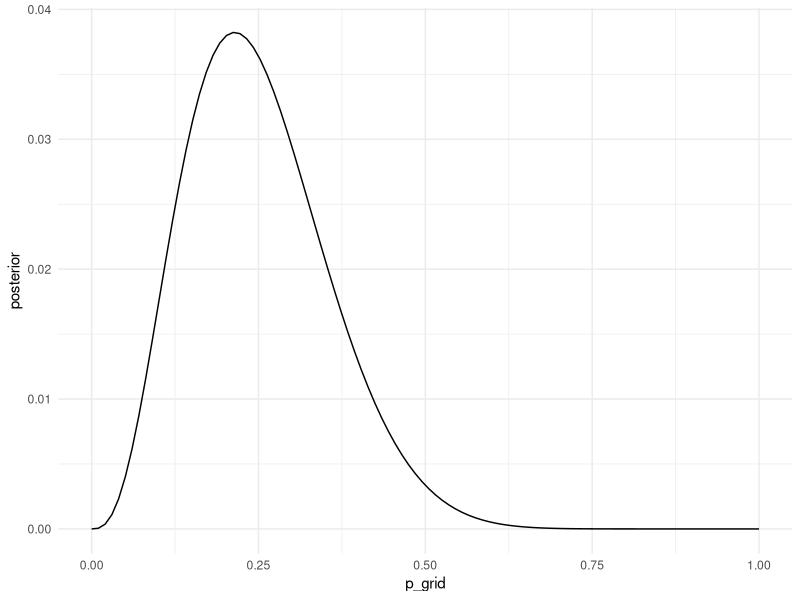
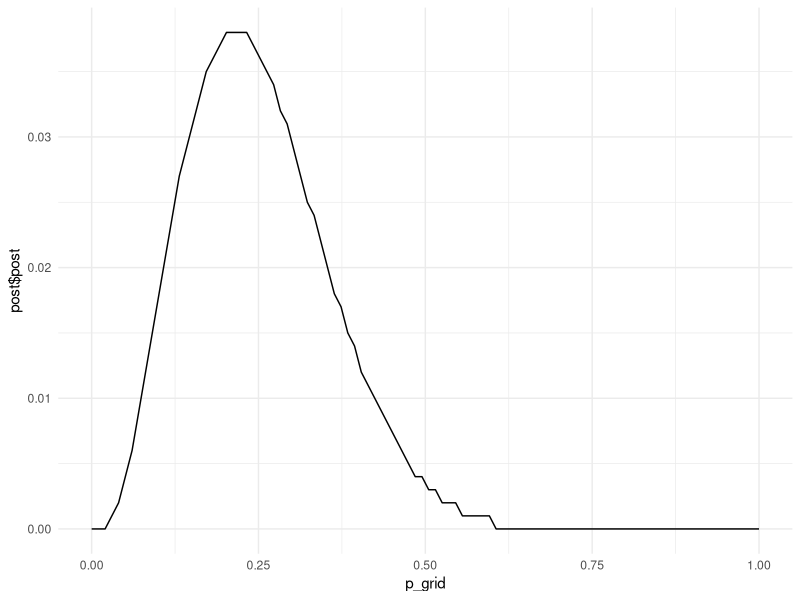
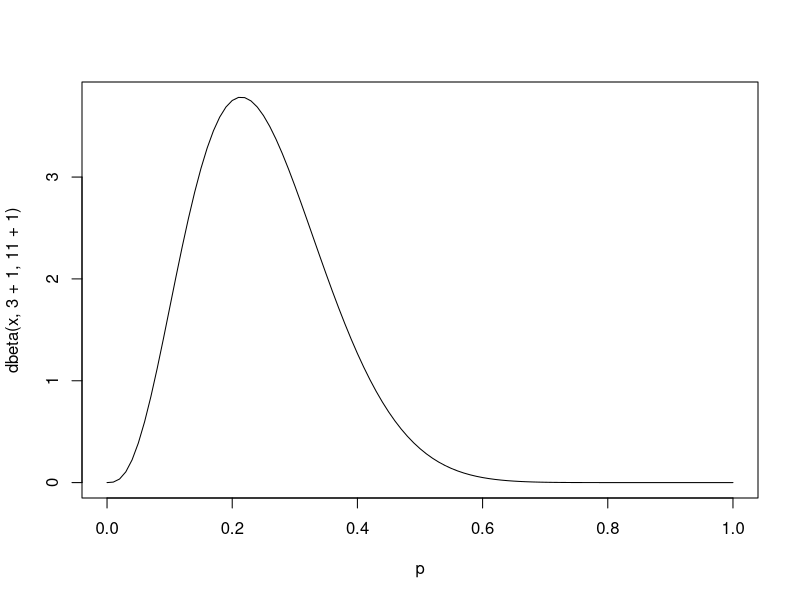
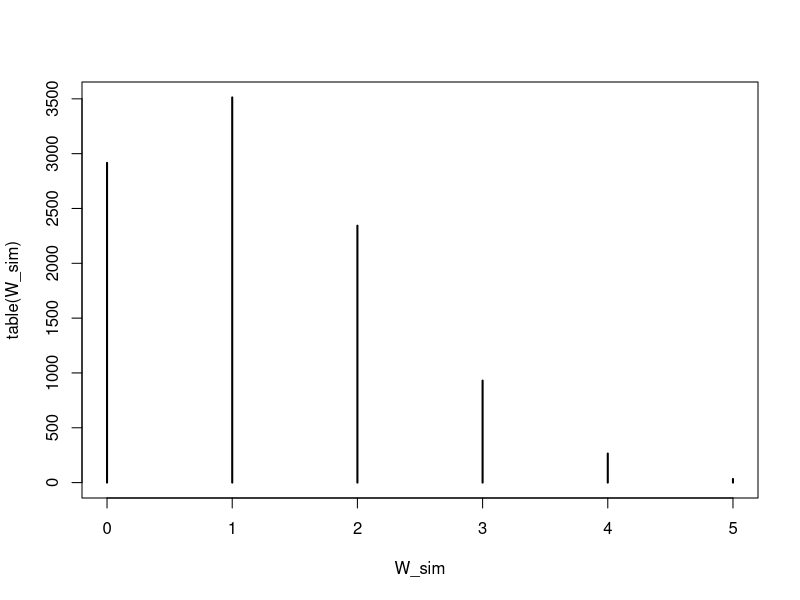

Source code (R) for these figures, in order:
## ---- chunk 1
library(ggplot2)

# create p_grid
p_grid <- seq(from = 0, to = 1, length.out = 100)

# create prior distributoin
prior <- rep(1, 20)

# compute likelihood at each value in the grid
# data for globe tossing with 3 water and 11 land
likelihood <- dbinom(3, size = 14, prob = p_grid)

# calculate posterior 
unstd.posterior <- likelihood * prior
posterior <- unstd.posterior / sum(unstd.posterior)

ggplot(mapping = aes(x = p_grid, y = posterior)) +
  geom_line() +
  theme_minimal()
## ---- chunk 2
library(ggplot2)

compute_posterior <- function(W, L, poss = c(0, 0.25, 0.5, 0.75, 1)){
  ways <- sapply(poss, function(q) q^W * (1-q)^L)
  post <- ways / sum(ways)
  data.frame(poss, ways, post = round(post, 3))
}

p_grid <- seq(from = 0, to = 1, len = 100)
post <- compute_posterior(3, 11, poss=p_grid)

ggplot(mapping = aes(x = p_grid, y = post$post)) +
  geom_line() +
  theme_minimal()
## ---- chunk 3
curve(dbeta(x, 3+1, 11+1), from = 0, to = 1, xlab = "p")
## ---- chunk 4
sim_globe <- function(p = 0.7, N = 9){
  sample(c("W", "L"), size = N, replace = TRUE, prob = c(p, 1-p))
}
post_samples <- sample(posterior, 1e4, replace = TRUE)
pred_post <- sapply(post_samples, function(p) sum(sim_globe(p, 10) == "W"))
tab_post <- table(pred_post)
## ---- chunk 5
p_samples <- rbeta(1e4, 3+1, 11+1)
W_sim <- rbinom(1e4, size = 5, p = p_samples)
plot(table(W_sim))
